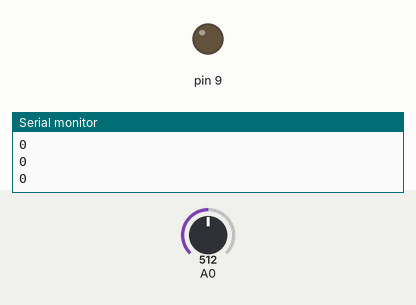
Simulated run of this sketch. Board: Arduino Uno, built with avr-gcc and run on an emulated ATmega328P. On the bench: output pins drawn as LEDs (lit = HIGH), the last lines printed to the serial monitor. Inputs (shaded band) come from the test bench; at power-on: A0 = 512.

Above: at 1.2 s.
1.3 s: A0 set to 660
At 2.4 s:
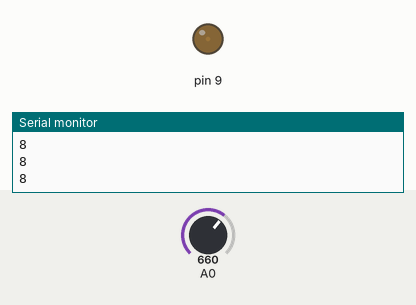
2.9 s: A0 set to 900
At 3.7 s:
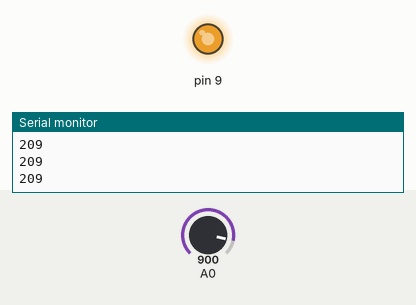
Timing chart, 0 to 5.9 s (numbered marks = the images above; inputs shaded):
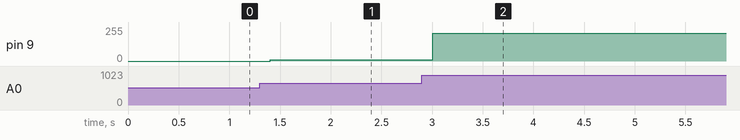

The sketch:

sketch_week15.ino
```cpp
int outputValue = 0;

void setup() {
  // put your setup code here, to run once:
Serial.begin(9600);
}

void loop() {
  // put your main code here, to run repeatedly:
int sensorRead = analogRead(A0);
if(sensorRead < 650)sensorRead = 650;
if(sensorRead > 955)sensorRead = 955;
int outputValue = map(sensorRead, 650, 955, 0, 255);
analogWrite(9, outputValue);
Serial.println(outputValue);
delay(200);
}
```

Measured:
- after the input at 1.3 s, pin 9: 0/255 → 8/255 after 0.10 s
- after the input at 2.9 s, pin 9: 8/255 → 209/255 after 0.10 s
